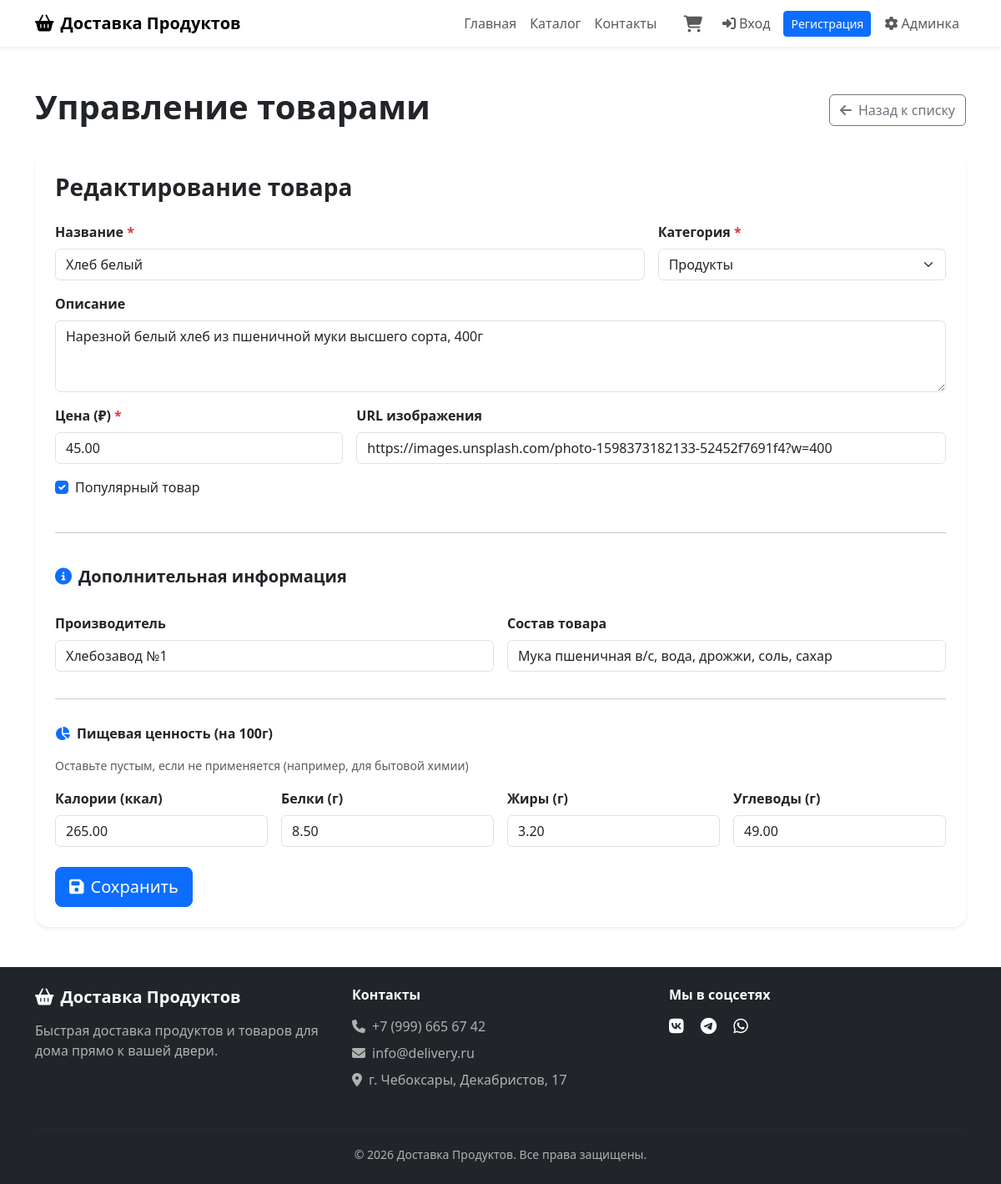
The page /admin/products.php?edit=2 (signed in) on the database its author committed.
### tables this page shows
CREATE TABLE `products` (
  `id` int(11) NOT NULL AUTO_INCREMENT,
  `category_id` int(11) NOT NULL,
  `name` varchar(200) NOT NULL,
  `slug` varchar(200) NOT NULL,
  `description` text DEFAULT NULL,
  `price` decimal(10,2) NOT NULL,
  `image` varchar(255) DEFAULT NULL,
  `is_popular` tinyint(1) DEFAULT 0,
  `manufacturer` varchar(200) DEFAULT NULL,
  `composition` text DEFAULT NULL,
  `calories` decimal(6,2) DEFAULT NULL,
  `proteins` decimal(6,2) DEFAULT NULL,
  `fats` decimal(6,2) DEFAULT NULL,
  `carbohydrates` decimal(6,2) DEFAULT NULL,
  `created_at` timestamp NOT NULL DEFAULT current_timestamp(),
  PRIMARY KEY (`id`),
  UNIQUE KEY `slug` (`slug`),
  KEY `category_id` (`category_id`),
  KEY `is_popular` (`is_popular`),
  CONSTRAINT `products_ibfk_1` FOREIGN KEY (`category_id`) REFERENCES `categories` (`id`) ON DELETE CASCADE
);

CREATE TABLE `categories` (
  `id` int(11) NOT NULL AUTO_INCREMENT,
  `name` varchar(100) NOT NULL,
  `slug` varchar(100) NOT NULL,
  `created_at` timestamp NOT NULL DEFAULT current_timestamp(),
  PRIMARY KEY (`id`),
  UNIQUE KEY `slug` (`slug`)
);

### includes/functions.php (called while the page is built, shortened)
<?php
function escape($data): string {
    return htmlspecialchars($data ?? '', ENT_QUOTES, 'UTF-8');
}

### admin/products.php (the view, shortened to what this page needs)
<?php
$db = getDB();
$editProduct = null;
if (isset($_GET['edit'])) {
    $editId = intval($_GET['edit']);
    $stmt = $db->prepare("SELECT * FROM products WHERE id = ?");
    $stmt->execute([$editId]);
    $editProduct = $stmt->fetch();
}
$categories = $db->query("SELECT * FROM categories ORDER BY name")->fetchAll();
include __DIR__ . '/../templates/header.php';
?>
<div class="container my-5">
    <div class="d-flex justify-content-between align-items-center mb-4">
        <h1 class="fw-bold">Управление товарами</h1>
        <div>
            <?php if ($editProduct || isset($_GET['add'])): ?>
                <a href="<?= SITE_URL ?>/admin/products.php" class="btn btn-outline-secondary">
                    <i class="fas fa-arrow-left me-2"></i>Назад к списку
                </a>
            <?php else: ?>
                <a href="<?= SITE_URL ?>/admin/products.php?add=1" class="btn btn-primary">
                    <i class="fas fa-plus me-2"></i>Добавить товар
                </a>
            <?php endif; ?>
        </div>
    </div>
    <?php if ($editProduct || isset($_GET['add'])): ?>
        <div class="card border-0 shadow-sm rounded-4 p-4">
            <h3 class="fw-bold mb-4"><?= $editProduct ? 'Редактирование товара' : 'Добавление товара' ?></h3>
            <form method="POST" action="">
                <div class="row g-3">
                    <div class="col-md-8">
                        <label class="form-label fw-semibold">Название <span class="text-danger">*</span></label>
                        <input type="text"
                               class="form-control"
                               name="name"
                               required
                               value="<?= escape($editProduct['name'] ?? '') ?>">
                    </div>
                    <div class="col-md-4">
                        <label class="form-label fw-semibold">Категория <span class="text-danger">*</span></label>
                        <select class="form-select" name="category_id" required>
                            <?php foreach ($categories as $cat): ?>
                                <option value="<?= $cat['id'] ?>" <?= ($editProduct['category_id'] ?? '') == $cat['id'] ? 'selected' : '' ?>>
                                    <?= escape($cat['name']) ?>
                                </option>
                            <?php endforeach; ?>
                        </select>
                    </div>
                    <div class="col-md-12">
                        <label class="form-label fw-semibold">Описание</label>
                        <textarea class="form-control" name="description" rows="3"><?= escape($editProduct['description'] ?? '') ?></textarea>
                    </div>
                    <div class="col-md-4">
                        <label class="form-label fw-semibold">Цена (₽) <span class="text-danger">*</span></label>
                        <input type="number"
                               class="form-control"
                               name="price"
                               step="0.01"
                               min="0"
                               required
                               value="<?= $editProduct['price'] ?? '' ?>">
                    </div>
                    <div class="col-md-8">
                        <label class="form-label fw-semibold">URL изображения</label>
                        <input type="url"
                               class="form-control"
                               name="image"
                               placeholder="https://example.com/image.jpg"
                               value="<?= escape($editProduct['image'] ?? '') ?>">
                    </div>
                    <div class="col-md-12">
                        <div class="form-check">
                            <input class="form-check-input"
                                   type="checkbox"
                                   name="is_popular"
                                   id="is_popular"
                                   <?= ($editProduct['is_popular'] ?? 0) ? 'checked' : '' ?>>
                            <label class="form-check-label" for="is_popular">
                                Популярный товар
                            </label>
                        </div>
                    </div>
                    <div class="col-12"><hr class="my-4"></div>
                    <div class="col-12">
                        <h5 class="fw-bold mb-3"><i class="fas fa-info-circle me-2 text-primary"></i>Дополнительная информация</h5>
                    </div>
                    <div class="col-md-6">
                        <label class="form-label fw-semibold">Производитель</label>
                        <input type="text"
                               class="form-control"
                               name="manufacturer"
                               placeholder="Название производителя"
                               value="<?= escape($editProduct['manufacturer'] ?? '') ?>">
                    </div>
                    <div class="col-md-6">
                        <label class="form-label fw-semibold">Состав товара</label>
                        <input type="text"
                               class="form-control"
                               name="composition"
                               placeholder="Перечислите состав через запятую"
                               value="<?= escape($editProduct['composition'] ?? '') ?>">
                    </div>
                    <div class="col-12"><hr class="my-3"></div>
                    <div class="col-12">
                        <h6 class="fw-bold mb-3"><i class="fas fa-chart-pie me-2 text-primary"></i>Пищевая ценность (на 100г)</h6>
                        <small class="text-muted">Оставьте пустым, если не применяется (например, для бытовой химии)</small>
                    </div>
                    <div class="col-md-3">
                        <label class="form-label fw-semibold">Калории (ккал)</label>
                        <input type="number"
                               class="form-control"
                               name="calories"
                               step="0.01"
                               min="0"
                               placeholder="0.00"
                               value="<?= $editProduct['calories'] ?? '' ?>">
                    </div>
                    <div class="col-md-3">
                        <label class="form-label fw-semibold">Белки (г)</label>
                        <input type="number"
                               class="form-control"
                               name="proteins"
                               step="0.01"
                               min="0"
                               placeholder="0.00"
                               value="<?= $editProduct['proteins'] ?? '' ?>">
                    </div>
                    <div class="col-md-3">
                        <label class="form-label fw-semibold">Жиры (г)</label>
                        <input type="number"
                               class="form-control"
                               name="fats"
                               step="0.01"
                               min="0"
                               placeholder="0.00"
                               value="<?= $editProduct['fats'] ?? '' ?>">
                    </div>
                    <div class="col-md-3">
                        <label class="form-label fw-semibold">Углеводы (г)</label>
                        <input type="number"
                               class="form-control"
                               name="carbohydrates"
                               step="0.01"
                               min="0"
                               placeholder="0.00"
                               value="<?= $editProduct['carbohydrates'] ?? '' ?>">
                    </div>
                </div>
                <div class="mt-4">
                    <button type="submit" class="btn btn-primary btn-lg">
                        <i class="fas fa-save me-2"></i><?= $editProduct ? 'Сохранить' : 'Добавить' ?>
                    </button>
                </div>
            </form>
        </div>
    <?php endif; ?>
</div>
<?php include __DIR__ . '/../templates/footer.php'; ?>

### rows shown on the page
products: name "Хлеб белый", category_id "Продукты", description "Нарезной белый хлеб из пшеничной муки высшего сорта, 400г", price "45.00", image "https://images.unsplash.com/photo-1598373182133-52452f7691f4?w=400", is_popular "☑", manufacturer "Хлебозавод №1", composition "Мука пшеничная в/с, вода, дрожжи, соль, сахар", calories "265.00", proteins "8.50", fats "3.20", carbohydrates "49.00"

### other values the page prints
SITE_NAME "Доставка Продуктов"
